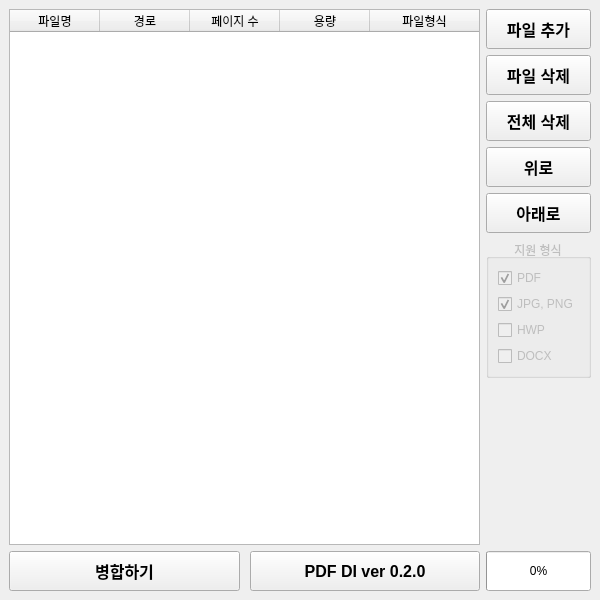
<?xml version="1.0" encoding="UTF-8"?>
<ui version="4.0">
 <class>MainWindow</class>
 <widget class="QMainWindow" name="MainWindow">
  <property name="geometry">
   <rect>
    <x>0</x>
    <y>0</y>
    <width>600</width>
    <height>600</height>
   </rect>
  </property>
  <property name="minimumSize">
   <size>
    <width>600</width>
    <height>600</height>
   </size>
  </property>
  <property name="windowTitle">
   <string>MainWindow</string>
  </property>
  <widget class="QWidget" name="centralwidget">
   <property name="minimumSize">
    <size>
     <width>600</width>
     <height>500</height>
    </size>
   </property>
   <layout class="QGridLayout" name="gridLayout" columnstretch="8,0">
    <item row="1" column="0">
     <layout class="QHBoxLayout" name="horizontalLayout">
      <property name="spacing">
       <number>10</number>
      </property>
      <property name="leftMargin">
       <number>0</number>
      </property>
      <property name="topMargin">
       <number>0</number>
      </property>
      <property name="rightMargin">
       <number>0</number>
      </property>
      <item>
       <widget class="QPushButton" name="but_fusion">
        <property name="minimumSize">
         <size>
          <width>0</width>
          <height>40</height>
         </size>
        </property>
        <property name="maximumSize">
         <size>
          <width>16777215</width>
          <height>40</height>
         </size>
        </property>
        <property name="font">
         <font>
          <pointsize>12</pointsize>
          <weight>75</weight>
          <bold>true</bold>
         </font>
        </property>
        <property name="text">
         <string>병합하기</string>
        </property>
       </widget>
      </item>
      <item>
       <widget class="QPushButton" name="but_ver">
        <property name="minimumSize">
         <size>
          <width>0</width>
          <height>40</height>
         </size>
        </property>
        <property name="maximumSize">
         <size>
          <width>16777215</width>
          <height>40</height>
         </size>
        </property>
        <property name="font">
         <font>
          <pointsize>12</pointsize>
          <weight>75</weight>
          <bold>true</bold>
         </font>
        </property>
        <property name="text">
         <string>PDF DI ver 0.2.0</string>
        </property>
       </widget>
      </item>
     </layout>
    </item>
    <item row="0" column="1">
     <layout class="QVBoxLayout" name="verticalLayout">
      <property name="sizeConstraint">
       <enum>QLayout::SetFixedSize</enum>
      </property>
      <item>
       <widget class="QPushButton" name="but_add">
        <property name="minimumSize">
         <size>
          <width>100</width>
          <height>40</height>
         </size>
        </property>
        <property name="maximumSize">
         <size>
          <width>16777215</width>
          <height>40</height>
         </size>
        </property>
        <property name="font">
         <font>
          <pointsize>12</pointsize>
          <weight>75</weight>
          <bold>true</bold>
         </font>
        </property>
        <property name="text">
         <string>파일 추가</string>
        </property>
       </widget>
      </item>
      <item>
       <widget class="QPushButton" name="but_del">
        <property name="minimumSize">
         <size>
          <width>100</width>
          <height>40</height>
         </size>
        </property>
        <property name="maximumSize">
         <size>
          <width>6566</width>
          <height>40</height>
         </size>
        </property>
        <property name="font">
         <font>
          <pointsize>12</pointsize>
          <weight>75</weight>
          <bold>true</bold>
         </font>
        </property>
        <property name="text">
         <string>파일 삭제</string>
        </property>
       </widget>
      </item>
      <item>
       <widget class="QPushButton" name="but_refresh">
        <property name="minimumSize">
         <size>
          <width>100</width>
          <height>40</height>
         </size>
        </property>
        <property name="maximumSize">
         <size>
          <width>16777215</width>
          <height>40</height>
         </size>
        </property>
        <property name="font">
         <font>
          <pointsize>12</pointsize>
          <weight>75</weight>
          <bold>true</bold>
         </font>
        </property>
        <property name="text">
         <string>전체 삭제</string>
        </property>
       </widget>
      </item>
      <item>
       <widget class="QPushButton" name="but_up">
        <property name="minimumSize">
         <size>
          <width>100</width>
          <height>40</height>
         </size>
        </property>
        <property name="maximumSize">
         <size>
          <width>555</width>
          <height>40</height>
         </size>
        </property>
        <property name="font">
         <font>
          <pointsize>12</pointsize>
          <weight>75</weight>
          <bold>true</bold>
         </font>
        </property>
        <property name="text">
         <string>위로</string>
        </property>
       </widget>
      </item>
      <item>
       <widget class="QPushButton" name="but_down">
        <property name="minimumSize">
         <size>
          <width>100</width>
          <height>40</height>
         </size>
        </property>
        <property name="maximumSize">
         <size>
          <width>16777215</width>
          <height>40</height>
         </size>
        </property>
        <property name="font">
         <font>
          <pointsize>12</pointsize>
          <weight>75</weight>
          <bold>true</bold>
         </font>
        </property>
        <property name="text">
         <string>아래로</string>
        </property>
       </widget>
      </item>
      <item>
       <widget class="QGroupBox" name="groupBox">
        <property name="enabled">
         <bool>false</bool>
        </property>
        <property name="minimumSize">
         <size>
          <width>0</width>
          <height>100</height>
         </size>
        </property>
        <property name="title">
         <string>지원 형식</string>
        </property>
        <property name="alignment">
         <set>Qt::AlignCenter</set>
        </property>
        <property name="flat">
         <bool>true</bool>
        </property>
        <property name="checkable">
         <bool>false</bool>
        </property>
        <layout class="QVBoxLayout" name="verticalLayout_2">
         <item>
          <widget class="QCheckBox" name="checkBox">
           <property name="text">
            <string>PDF</string>
           </property>
           <property name="checkable">
            <bool>true</bool>
           </property>
           <property name="checked">
            <bool>true</bool>
           </property>
           <property name="autoRepeat">
            <bool>false</bool>
           </property>
           <property name="tristate">
            <bool>false</bool>
           </property>
          </widget>
         </item>
         <item>
          <widget class="QCheckBox" name="checkBox_2">
           <property name="text">
            <string>JPG, PNG</string>
           </property>
           <property name="checked">
            <bool>true</bool>
           </property>
          </widget>
         </item>
         <item>
          <widget class="QCheckBox" name="checkBox_3">
           <property name="text">
            <string>HWP</string>
           </property>
          </widget>
         </item>
         <item>
          <widget class="QCheckBox" name="checkBox_4">
           <property name="text">
            <string>DOCX</string>
           </property>
          </widget>
         </item>
        </layout>
       </widget>
      </item>
      <item>
       <widget class="QLabel" name="label">
        <property name="sizePolicy">
         <sizepolicy hsizetype="Preferred" vsizetype="Expanding">
          <horstretch>0</horstretch>
          <verstretch>0</verstretch>
         </sizepolicy>
        </property>
        <property name="text">
         <string/>
        </property>
       </widget>
      </item>
      <item>
       <widget class="QLabel" name="status">
        <property name="styleSheet">
         <string notr="true">color: rgb(255, 0, 0);</string>
        </property>
        <property name="text">
         <string/>
        </property>
        <property name="alignment">
         <set>Qt::AlignCenter</set>
        </property>
       </widget>
      </item>
     </layout>
    </item>
    <item row="0" column="0">
     <widget class="QTableWidget" name="table">
      <property name="editTriggers">
       <set>QAbstractItemView::NoEditTriggers</set>
      </property>
      <property name="selectionBehavior">
       <enum>QAbstractItemView::SelectRows</enum>
      </property>
      <attribute name="horizontalHeaderCascadingSectionResizes">
       <bool>false</bool>
      </attribute>
      <attribute name="horizontalHeaderDefaultSectionSize">
       <number>90</number>
      </attribute>
      <attribute name="horizontalHeaderStretchLastSection">
       <bool>true</bool>
      </attribute>
      <attribute name="verticalHeaderCascadingSectionResizes">
       <bool>false</bool>
      </attribute>
      <column>
       <property name="text">
        <string>파일명</string>
       </property>
      </column>
      <column>
       <property name="text">
        <string>경로</string>
       </property>
      </column>
      <column>
       <property name="text">
        <string>페이지 수</string>
       </property>
      </column>
      <column>
       <property name="text">
        <string>용량</string>
       </property>
      </column>
      <column>
       <property name="text">
        <string>파일형식</string>
       </property>
      </column>
     </widget>
    </item>
    <item row="1" column="1">
     <widget class="QProgressBar" name="progressBar">
      <property name="sizePolicy">
       <sizepolicy hsizetype="Expanding" vsizetype="Expanding">
        <horstretch>0</horstretch>
        <verstretch>0</verstretch>
       </sizepolicy>
      </property>
      <property name="maximumSize">
       <size>
        <width>16777215</width>
        <height>40</height>
       </size>
      </property>
      <property name="value">
       <number>0</number>
      </property>
     </widget>
    </item>
   </layout>
  </widget>
 </widget>
 <resources/>
 <connections/>
</ui>
